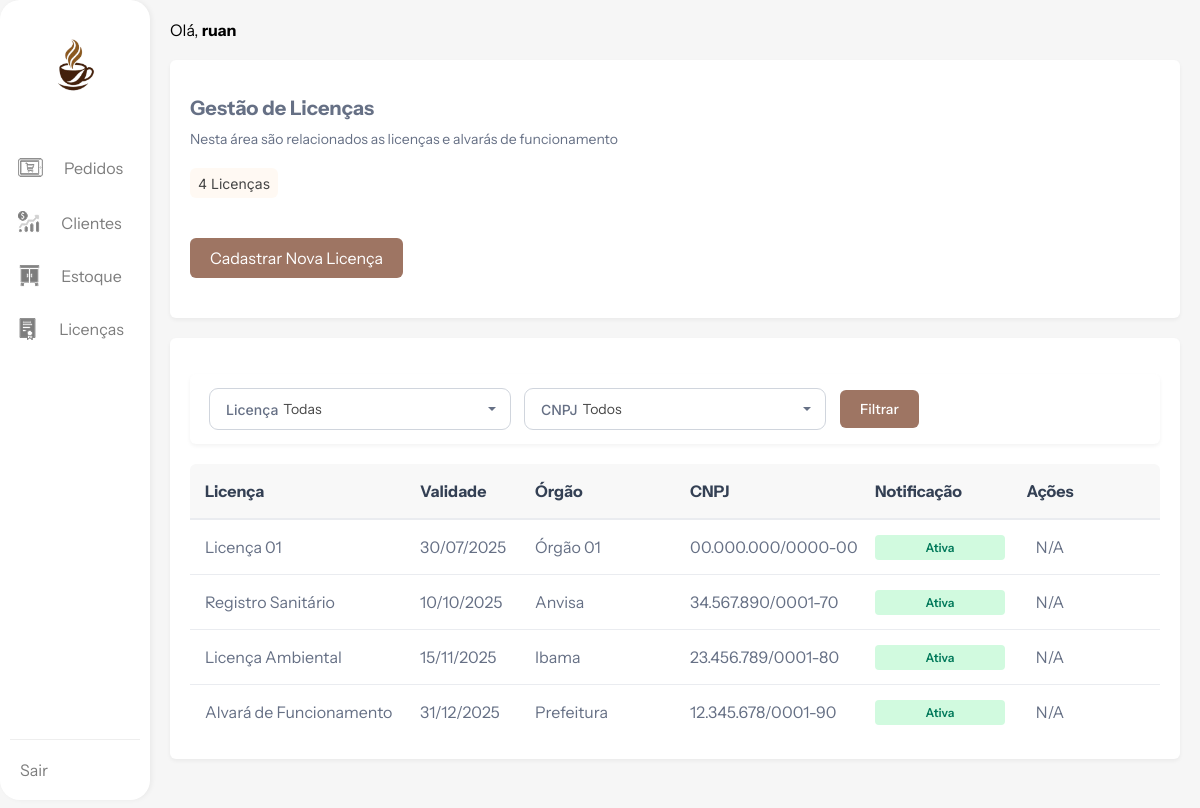
Before: /views/licencas.php (signed in) with the older database file.
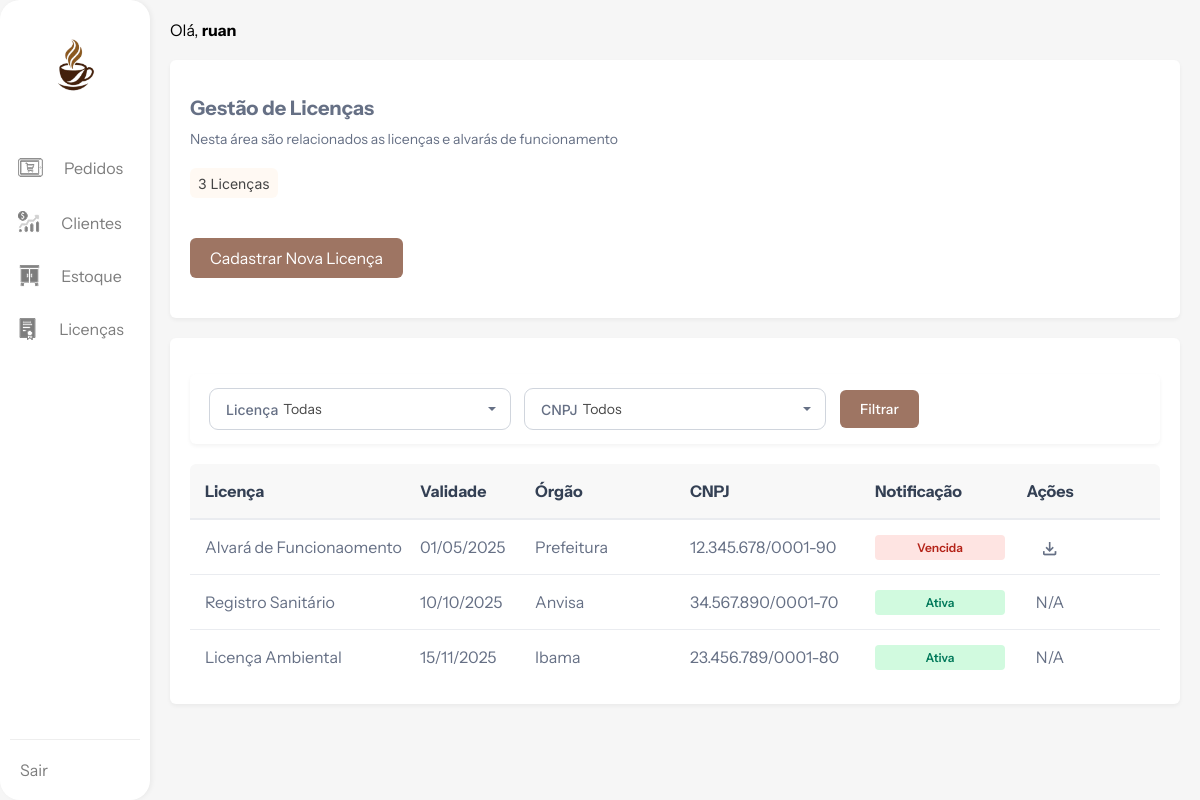
After: the same page with the newer database file.
### tables this page shows
CREATE TABLE IF NOT EXISTS `licencas` (
  `licenca_id` int NOT NULL AUTO_INCREMENT,
  `nome_licenca` varchar(100) NOT NULL,
  `cnpj` varchar(18) NOT NULL,
  `orgao_responsavel` varchar(100) NOT NULL,
  `data_validade` date NOT NULL,
  `prazo_expiracao` enum('30','60','90','140') NOT NULL,
  `caminho_documento` varchar(255) DEFAULT NULL,
  PRIMARY KEY (`licenca_id`)
);

### views/licencas.php (the view, shortened to what the changed rows need)
<?php
include("../config/conexao.php");
$sql_licencas = "SELECT licenca_id, nome_licenca, cnpj, orgao_responsavel, data_validade, prazo_expiracao, caminho_documento FROM licencas";
$sql_licencas .= " ORDER BY data_validade ASC";
$stmt_licencas = $mysqli->prepare($sql_licencas);
$stmt_licencas->execute();
$result_licencas = $stmt_licencas->get_result();
$total_licencas = 0;
if ($result_licencas) {
    $total_licencas = $result_licencas->num_rows;
}
?>
<!DOCTYPE html>
<html lang="pt-br">
<head>
    <link rel="stylesheet" href="../public/css/licencas.css">
</head>
<body>
    <main>
        <section class="section-card">
            <h2>Gestão de Licenças</h2>
            <div class="tag">
                <span><?php echo $total_licencas; ?> Licenças</span>
            </div>
        </section>
        <section>
            <div class="section-card">
                <?php
                if ($result_licencas && $result_licencas->num_rows > 0) {
                    while ($licenca = $result_licencas->fetch_assoc()) {
                        $data_validade = new DateTime($licenca['data_validade']);
                        $hoje = new DateTime();
                        $intervalo = $hoje->diff($data_validade);
                        $dias_restantes = $intervalo->days;
                        $notificacao_status = 'N/A';
                        $notificacao_class = '';
                        $prazo_expiracao = (int)$licenca['prazo_expiracao'];
                        if ($data_validade < $hoje) {
                            $notificacao_status = 'Vencida';
                            $notificacao_class = 'vencida';
                        } elseif ($dias_restantes <= $prazo_expiracao && $data_validade > $hoje) {
                            $notificacao_status = "Faltam {$dias_restantes} dias";
                            $notificacao_class = 'proximo-vencimento';
                        } else {
                            $notificacao_status = 'Ativa';
                            $notificacao_class = 'ativa';
                        }
                        ?>
                        <div class="table-row">
                            <div><?php echo htmlspecialchars($licenca['nome_licenca']); ?></div>
                            <div><?php echo htmlspecialchars(date('d/m/Y', strtotime($licenca['data_validade']))); ?></div>
                            <div><?php echo htmlspecialchars($licenca['orgao_responsavel']); ?></div>
                            <div><?php echo htmlspecialchars($licenca['cnpj']); ?></div>
                            <div class="notificacao-badge <?php echo $notificacao_class; ?>">
                                <span><?php echo htmlspecialchars($notificacao_status); ?></span>
                            </div>
                            <div>
                                <?php if (!empty($licenca['caminho_documento'])) { ?>
                                    <a href="download_licenca.php?id=<?php echo htmlspecialchars($licenca['licenca_id']); ?>" title="Baixar Licença">
                                        <img src="../public/icons/download.png" alt="Baixar">
                                    </a>
                                <?php } else { ?>
                                    <span>N/A</span> <?php } ?>
                            </div>
                        </div>
                        <?php
                    }
                } else {
                    echo "<div class='table-row no-data'><div style='grid-column: 1 / span 6; text-align: center; padding: 20px;'>Nenhuma licença encontrada.</div></div>";
                }
                ?>
            </div>
        </section>
    </main>
</body>
</html>

Changed rows visible on the page:
removed licencas: nome_licenca "Licença 01", data_validade "30/07/2025", orgao_responsavel "Órgão 01", cnpj "00.000.000/0000-00", notificacao_status "Ativa", shows "N/A"
removed licencas: nome_licenca "Alvará de Funcionamento", data_validade "31/12/2025", orgao_responsavel "Prefeitura", cnpj "12.345.678/0001-90", notificacao_status "Ativa", shows "N/A"
added licencas: nome_licenca "Alvará de Funcionaomento", data_validade "01/05/2025", orgao_responsavel "Prefeitura", cnpj "12.345.678/0001-90", data_validade "Vencida"
Other visible differences:
$total_licencas: "4" → "3"
